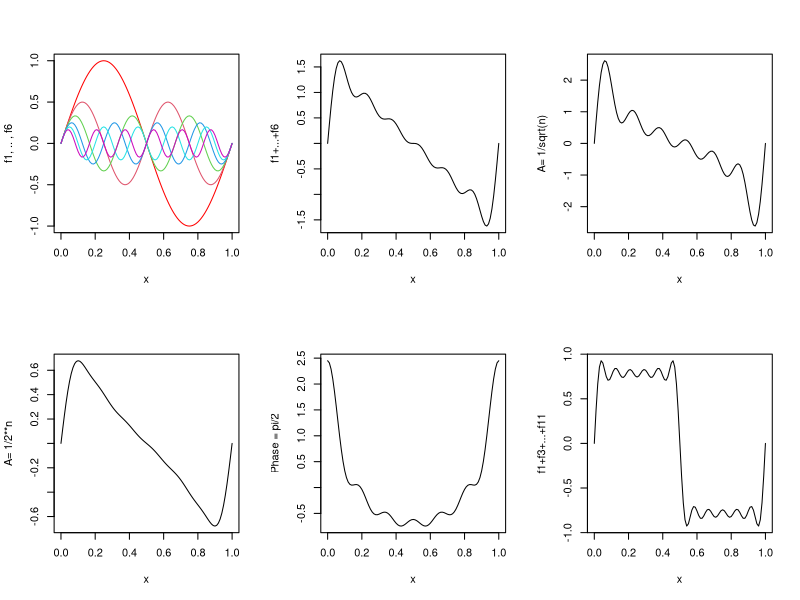

Write the R code that produced this figure.
fsin <- function(a, omega, x, phi){
  return (a*sin(2*pi*omega*x + phi));
}

fadded <- function(x){
  z <- 0;
  for (i in 1:6)
    z <- z + fsin(1/i,i, x, 0);
  return (z);
}

faddedwurzel <- function(x){
  z <- 0;
  for (i in 1:6)
    z <- z + fsin(1/sqrt(i),i, x, 0);
  return (z);
}

faddedpoly <- function(x){
  z <- 0;
  for (i in 1:6)
    z <- z + fsin(1/2**i,i, x, 0);
  return (z);
}

faddedphase <- function(x){
  z <- 0;
  for (i in 1:6)
    z <- z + fsin(1/i,i, x, pi/2);
  return (z);
}

faddeduneven <- function(x){
  z <- 0;
  for (i in 0:5) {
    j <- 2*i+1;
    z <- z + fsin(1/j,j, x, 0);
  }
  return (z);
}

x <- seq(0,1, by=0.01);

par(mfrow = c(2,3));
curve(fsin(1,1, x, 0), col="red", ylab="f1, .. , f6");
for (i in 2:6){
  lines(x, fsin(1/i,i, x, 0), col=i);
}

curve(fadded(x), col="black", ylab="f1+...+f6")
curve(faddedwurzel(x), col="black", ylab="A= 1/sqrt(n)")
curve(faddedpoly(x), col="black", ylab="A= 1/2**n")
curve(faddedphase(x), col="black", ylab="Phase = pi/2")
curve(faddeduneven(x), col="black", ylab="f1+f3+...+f11")

